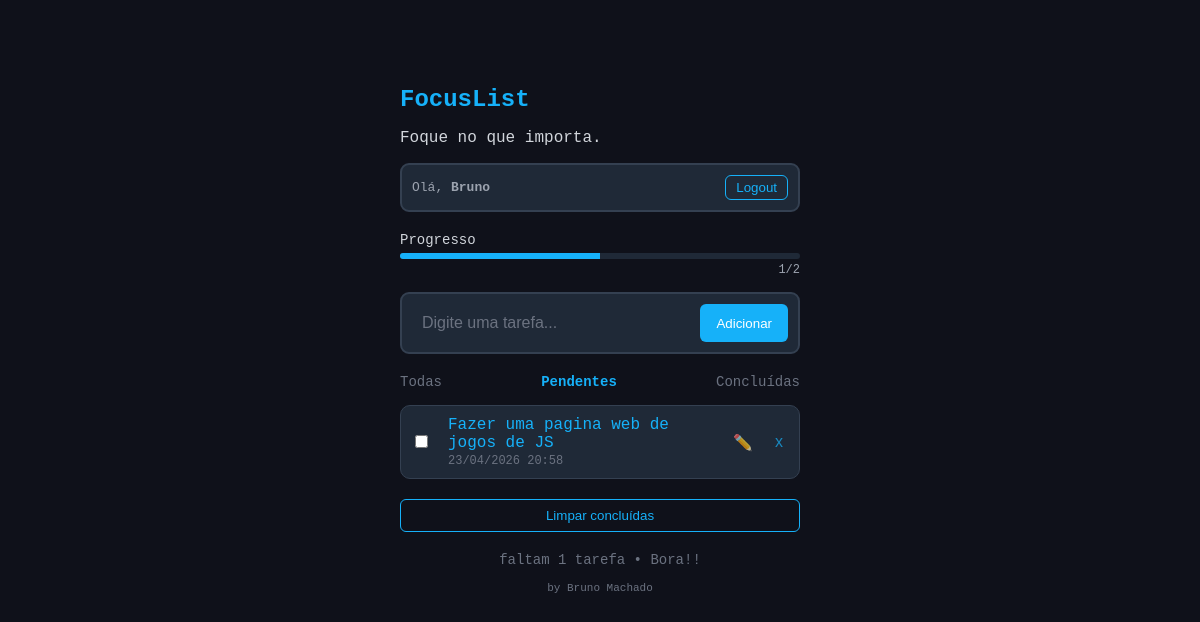
The app's page /?filter=pending (signed in) with its own data.
### tarefas/models.py (models this page shows, shortened)
class Task(models.Model):
    user = models.ForeignKey(User, on_delete=models.CASCADE)
    label = models.CharField(max_length=100)
    done = models.BooleanField(default=False)
    created_at = models.DateTimeField(auto_now_add=True)

### tarefas/views.py (the view)
# urls.py: 2. Add a URL to urlpatterns:  path('', views.home, name='home')
@login_required
def home(request):
    filter_type = request.GET.get('filter', 'all')
    all_tasks = Task.objects.filter(user=request.user).order_by('-id')
    tasks = all_tasks
    if filter_type == 'done':
        tasks = all_tasks.filter(done=True)
    elif filter_type == 'pending':
        tasks = all_tasks.filter(done=False)
    else:
        tasks = all_tasks
    total_tasks = all_tasks.count()
    completed_tasks = all_tasks.filter(done=True).count()
    remaining_tasks = total_tasks - completed_tasks
    pct = int((completed_tasks / total_tasks) * 100) if total_tasks > 0 else 0
    return render(request, 'tarefas/home.html', {
        'tasks': tasks,
        'total': total_tasks,
        'completed': completed_tasks,
        'remaining': remaining_tasks,
        'pct': pct,
        'filter': filter_type,
    })

### tarefas/templates/tarefas/home.html (shortened to what this page needs)
{% extends 'tarefas/base.html' %}
{% block body %}
<div class="progress-container">
    <label>Progresso</label>
    <div class="progress-bar">
        <div class="progress" style="width: {{ pct }}%;"></div>
    </div>
    <div class="progress-count">{{ completed }}/{{ total }}</div>
</div>
<form class="task-form" method="POST" action="{% url 'add' %}">
    <input name="label" type="text" placeholder="Digite uma tarefa..." required autofocus />
    <button type="submit">Adicionar</button>
</form>
<div class="filters">
    <a href="?filter=all" class="{% if filter == 'all' %}active{% endif %}">Todas</a>
    <a href="?filter=pending" class="{% if filter == 'pending' %}active{% endif %}">Pendentes</a>
    <a href="?filter=done" class="{% if filter == 'done' %}active{% endif %}">Concluídas</a>
</div>
{% if tasks %}
<ul class="task-list">
    {% for task in tasks %}
    <li class="{% if task.done %}completed{% endif %}">
        <form method="POST" action="{% url 'toggle' task.id %}">
            <input type="checkbox" aria-label="Marcar como concluída"
                onchange="this.form.submit(); this.disabled = true;"
                {% if task.done %}checked{% endif %} />
        </form>
        <div class="task-content">
            <span class="task-title">
                {{ task.label }}
            </span>
            <small class="task-date">
                {{ task.created_at|date:"d/m/Y H:i" }}
            </small>
        </div>
        <button type="button" class="edit-btn" onclick="startEdit(this)">✏️</button>
        <form method="POST" action="{% url 'delete' task.id %}">
            <button class="delete" title="Excluir tarefa">x</button>
        </form>
    </li>
    {% endfor %}
</ul>
<form method="POST" action="{% url 'clear_completed' %}">
    <button type="button" class="clear-btn" onclick="openModal()">Limpar concluídas</button>
</form>
<p class="footer">faltam {{ remaining }} tarefa{% if remaining != 1 %}s{% endif %} • Bora!!</p>
<p class="createby">by Bruno Machado</p>
{% else %}
<p class="footer">Nenhuma tarefa pendente.</p>
{% endif %}
{% endblock %}

### tarefas/templates/tarefas/base.html (shortened to what this page needs)
{% load static %}
<!DOCTYPE html>
<html lang="pt-br">
<head>
    <link rel="stylesheet" href="{% static 'css/style.css' %}">
</head>
<body>
    <div class="container">
        <h1 class="title">FocusList</h1>
        <p class="date">Foque no que importa.</p>
        {% if request.user.is_authenticated %}
        <div class="user-bar">
            <span class="user-info">
                Olá, <strong>{{ request.user.username }}</strong>
            </span>
            <form method="POST" action="{% url 'logout' %}">
                <button type="submit" class="logout-btn">Logout</button>
            </form>
        </div>
{% endif %}
        {% block body %}
        {% endblock %}
    </div>
</body>
</html>

### tarefas/static/css/style.css (style rules this page uses)
:root { --primary-color: #16b1f9; --secondary-color: #1f2937; }
body { margin: 0; padding: 0; font-family: 'Courier New', monospace; background-color: #0f111a; color: #d1d5db; display: flex; justify-content: center; align-items: flex-start; padding-top: 50px; }
.container { position: relative; width: 90%; max-width: 400px; padding: 20px; }
.title { font-size: 24px; color: var(--primary-color); }
.user-bar { display: flex; justify-content: space-between; align-items: center; margin-bottom: 20px; padding: 10px; background-color: var(--secondary-color); border-radius: 9px; border: 2px solid #344051; }
.user-bar form { margin: 0; }
.user-info { font-size: 13px; color: #9ca3af; }
.logout-btn { background: none; border: 1px solid var(--primary-color); color: var(--primary-color); padding: 4px 10px; border-radius: 6px; cursor: pointer; transition: 0.2s; }
.clear-btn { width: 100%; margin-top: 10px; background: transparent; border: 1px solid var(--primary-color); color: var(--primary-color); padding: 8px; border-radius: 6px; cursor: pointer; transition: 0.2s; }
.progress-container { margin-bottom: 15px; position: relative; }
.progress-container label { display: block; font-size: 14px; margin-bottom: 5px; }
.progress-bar { background-color: var(--secondary-color); border-radius: 4px; height: 6px; width: 100%; overflow: hidden; }
.progress { background-color: var(--primary-color); height: 100%; transition: width 0.3s ease; }
.progress-count { text-align: right; font-size: 12px; color: #9ca3af; margin-top: 4px; }
.task-form { display: flex; gap: 8px; margin-bottom: 20px; background-color: var(--secondary-color); padding: 10px; border-radius: 9px; border: 2px solid #344051; transition: 0.2s; }
.task-form input { flex: 1; background-color: transparent; border: none; padding: 10px; color: #d1d5db; font-size: 16px; outline: none; }
.task-form input::placeholder { color: #6b7280; }
.task-form button { background-color: var(--primary-color); color: white; flex-shrink: 0; border: none; padding: 0 16px; border-radius: 6px; cursor: pointer; transition: 0.2s; }
.task-list { list-style: none; padding: 0; margin: 0; }
.task-list li { display: flex; align-items: center; background-color: var(--secondary-color); margin-bottom: 10px; gap: 10px; color: var(--primary-color); padding: 10px; border-radius: 10px; border: 1px solid #344051; transition: all 0.2s ease; }
.task-list li input[type="checkbox"] { margin-right: 10px; accent-color: var(--primary-color); }
.task-content { display: flex; flex-direction: column; flex: 1; gap: 2px; }
.task-title { display: block; font-size: 16px; word-break: break-word; }
.task-date { font-size: 12px; color: #6b7280; }
.edit-btn { background: none; border: none; color: var(--primary-color); cursor: pointer; font-size: 16px; opacity: 0.7; }
.delete { background: none; border: none; color: var(--primary-color); font-size: 16px; cursor: pointer; margin-left: auto; opacity: 0.7; transition: 0.2s; }
.filters { display: flex; justify-content: space-between; margin-bottom: 15px; }
.filters a { text-decoration: none; color: #6b7280; font-size: 14px; }
.filters a.active { color: var(--primary-color); font-weight: bold; }
.createby { text-align: center; color: #6b7280; font-size: 11px; margin-bottom: 20px; }
.footer { margin-top: 20px; text-align: center; font-size: 14px; color: #6b7280; }

### records on screen
Task: label "Fazer uma pagina web de jogos de JS", created_at "23/04/2026 20:58"

### other values on screen
{{ request.user.username }} "Bruno"
{{ completed }} "1"
{{ total }} "2"
{{ remaining }} "1"
